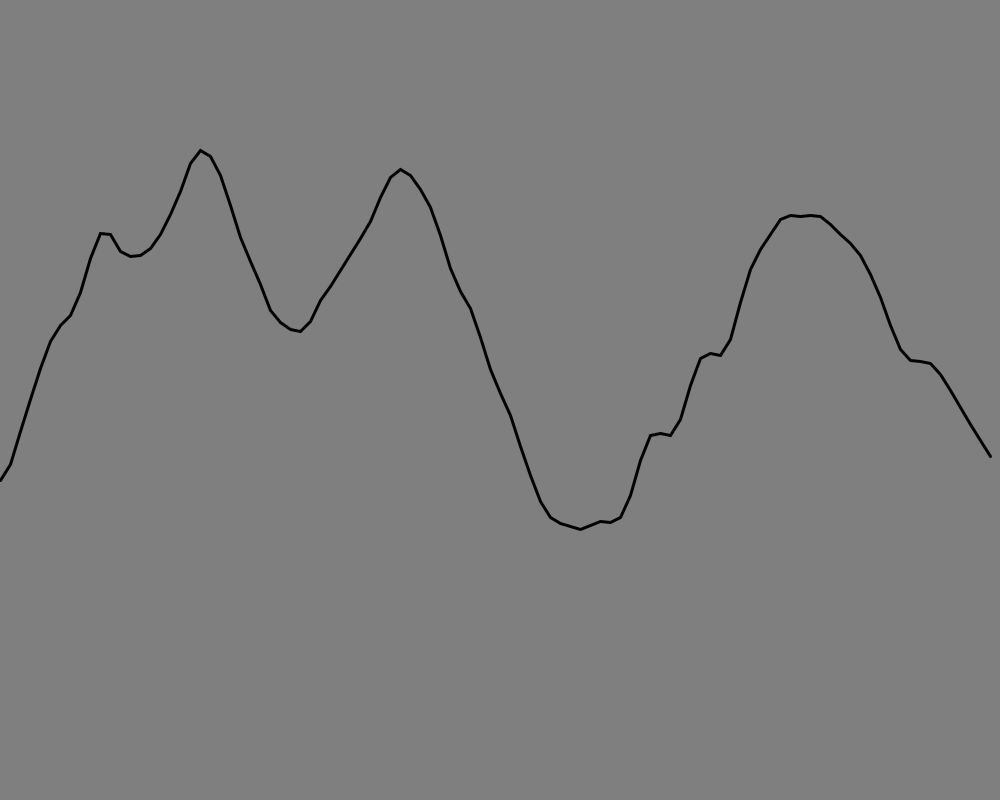
Frame 1 (no input)
Frame 60 (the mouse pressed at the canvas centre just before this capture): identical to frame 1, image omitted
Frame 120 (the mouse held since frame 60 and released just before this capture): identical to frame 1, image omitted

The Processing sketch that drew this single still picture (run headless with seeded random() and noise(); from frame 60 on, the mouse is pressed at the canvas centre):

// Processing sketch: terrain_1030920
// ── terrain_1030920.pde
float [] verticesx = new float [1000];
float [] verticesy = new float [1000];
void setup()
{
  float t = 0;
  size(1000,800);  
  noiseSeed(30);
  for(int i=0; i<width; i++)
  {    
    verticesx[i] = i;
    verticesy[i] = noise(t)*700;  
    t += 0.05;//amplitude, lower means lower amplitude
  }
    
}


void draw()
{
  background(127);
  noFill();  
  beginShape();
  for (int i=0; i<width/10; i++)
  {
   stroke(2);
   strokeWeight(3);
   vertex(verticesx[i*10],verticesy[i]);
  } 
  endShape();
}
